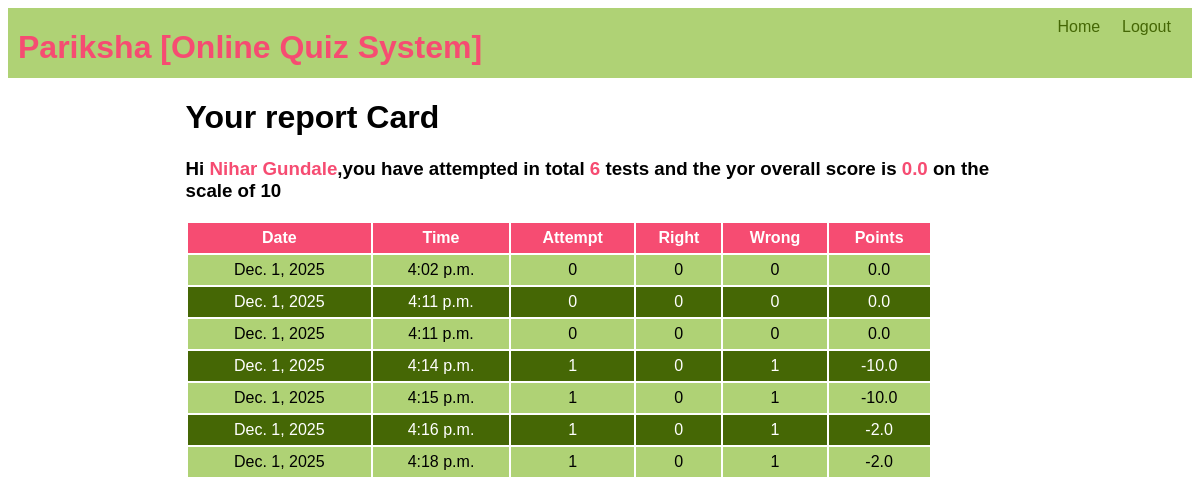
Page /ots/tes-history (signed in) on the committed database.
### ots/models.py (models this page shows, shortened)
class Candidate(models.Model):
    username=models.CharField(primary_key=True,max_length=50)
    password=models.CharField(null=False,max_length=20)
    name=models.CharField(null=False,max_length=30)
    test_attempted=models.IntegerField(default=0)
    points=models.FloatField(default=0)

class Result(models.Model):
    resultid=models.BigAutoField(primary_key=True,auto_created=True)
    username=models.ForeignKey(Candidate,on_delete=models.CASCADE)
    date=models.DateField(auto_now=True)
    time=models.TimeField(auto_now=True)
    attempt=models.IntegerField()
    right=models.IntegerField()
    wrong=models.IntegerField()
    points=models.FloatField()

### ots/views.py (the view)
# urls.py: path('tes-history',testResultHistory,name='testHistory'),
def testResultHistory(req):
    if ('name' not in req.session.keys()):
        res=HttpResponseRedirect('login')
        return res
    candidate=Candidate.objects.filter(username=req.session['username'])
    results=Result.objects.filter(username=candidate[0].username)
    context={'candidate':candidate[0],'results':results}
    res=render(req,"candidate_history.html",context)
    return res

### ots/templates/candidate_history.html (shortened to what this page needs)
{% extends "main.html" %}
{% block top %}
<a href="{%url 'ots:home' %}">Home</a>
<a href="{%url 'ots:logout' %}">Logout</a>
{% endblock %}
{% block content %}
    <h1>Your report Card</h1>
    <h3>Hi <span class="special">{{candidate.name}}</span>,you have attempted in total <span class="special">{{candidate.test_attempted}} </span>  tests  and the yor overall score is <span class="special">{{candidate.points}} </span> on the scale of 10 </h3>
    <table>
        <tr>
            <th>Date</th>
            <th>Time</th>
            <th>Attempt</th>
            <th>Right</th>
            <th>Wrong</th>
            <th>Points</th>
        </tr>
        {% for r in results %}
            <tr>
                <td>{{r.date}}</td>
                <td>{{r.time}} </td>
                <td>{{r.attempt}}</td>
                <td>{{r.right}}</td>
                <td>{{r.wrong}}</td>
                <td>{{r.points}}</td>
            </tr>
        {% endfor %}
    </table>
{% endblock %}

### ots/static/theme.css (style rules this page uses)
* { font-family: 'Gill Sans', 'Gill Sans MT', Calibri, 'Trebuchet MS', sans-serif; }
.top .menu a { color: #456705; display: inline-block; min-width: 50px; margin-right: 10px; }
table { width: 90%; }
table tr:nth-child(odd) { background-color: #456705; color: white; height: 30px; }
table tr:nth-child(even) { background-color: #AFD275; height: 30px; }
table tr:first-child { background-color: #F64C72; }
table td { text-align: center; }
.special { color: #F64C72; font-weight: bold; }
.menu a { text-decoration: none; }

### rows in the picture
Candidate: name "Nihar Gundale", test_attempted "6", points "0.0"
Result: date "Dec. 1, 2025", time "4:02 p.m.", attempt "0", right "0", wrong "0", points "0.0"
Result: date "Dec. 1, 2025", time "4:11 p.m.", attempt "0", right "0", wrong "0", points "0.0"
Result: date "Dec. 1, 2025", time "4:11 p.m.", attempt "0", right "0", wrong "0", points "0.0"
Result: date "Dec. 1, 2025", time "4:14 p.m.", attempt "1", right "0", wrong "1", points "-10.0"
Result: date "Dec. 1, 2025", time "4:15 p.m.", attempt "1", right "0", wrong "1", points "-10.0"
Result: date "Dec. 1, 2025", time "4:16 p.m.", attempt "1", right "0", wrong "1", points "-2.0"
Result: date "Dec. 1, 2025", time "4:18 p.m.", attempt "1", right "0", wrong "1", points "-2.0"
